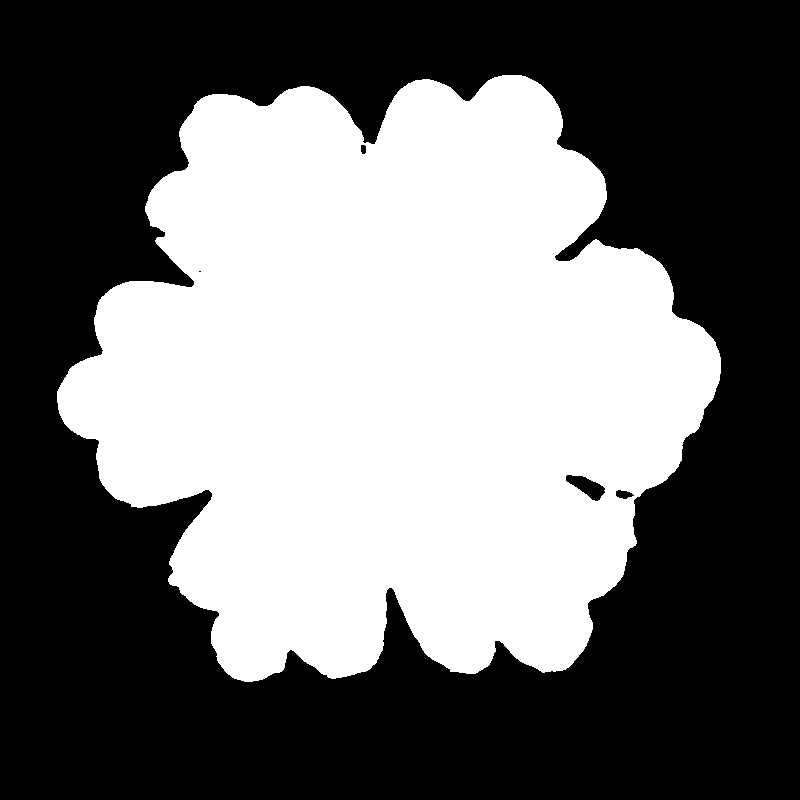
#> input picture server/mask.png, 800 x 800 px
$ python compairing.py
#> lines starting #> are read from the running program, lines starting #| are printed output that depends on the picture; after the words box and inside, x2 and y2 are one past the last pixel; in counts of white or black regions, pixels touching at a corner belong together
import numpy as np
import cv2

mask = cv2.imread("mask.png", 0)
#> mask: shape (800, 800); 43.5% white; 1 white region, box (x1, y1, x2, y2) and area: (57, 75, 721, 682) 278574
photo = cv2.imread("cookie_changed.jpg", 1)
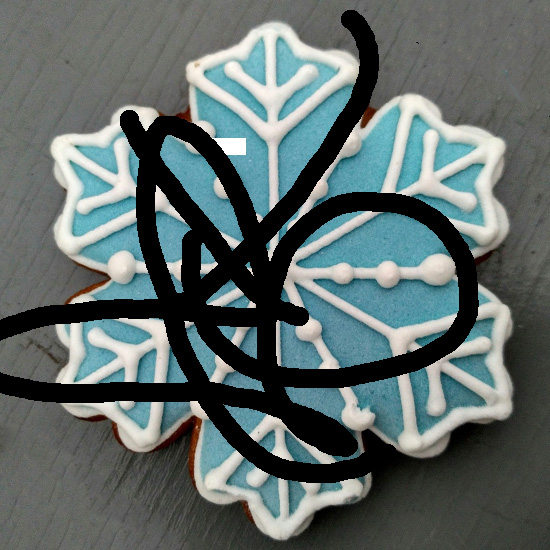
#> input picture server/cookie_changed.jpg, 550 x 550 px
#> photo is the input picture: shape (550, 550, 3); mean B, G, R 105.8, 106.8, 94.5


threshlevel_read = open('threshlevel.txt', 'r')
#> (reads server/threshlevel.txt from the repository)
threshlevel = threshlevel_read.read()
compairing_result = open('compairing_result.txt', 'w')

gray = cv2.cvtColor(photo, cv2.COLOR_BGR2GRAY)
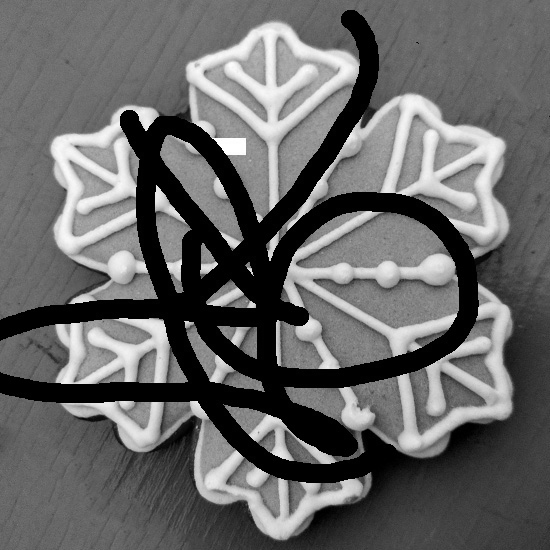
#> gray: shape (550, 550); min 0, max 255, mean 103
ret,thresh = cv2.threshold(gray,int(threshlevel),255,cv2.THRESH_BINARY)
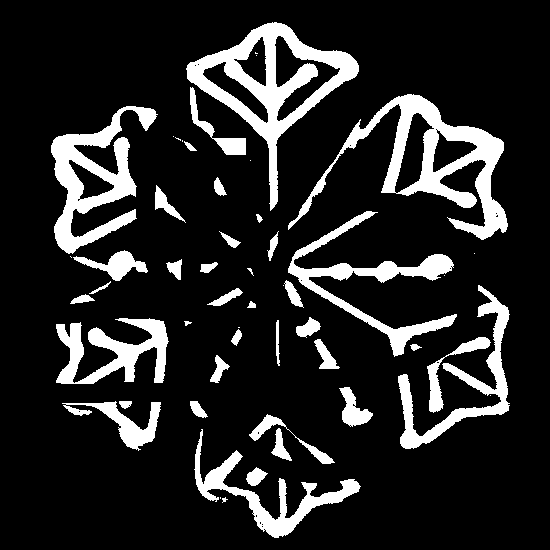
#> thresh: shape (550, 550); 15% white; 52 white regions (15 under 20 px), largest, box (x1, y1, x2, y2) and area: (186, 22, 359, 211) 7759, (288, 94, 508, 240) 7619, (51, 106, 158, 254) 5694
#> ret = 182
kernel1 = np.ones((4,4),np.uint8)
opening = cv2.morphologyEx(thresh, cv2.MORPH_OPEN, kernel1)
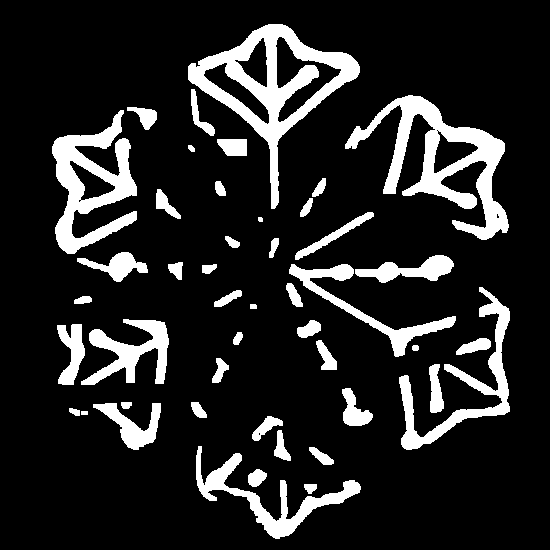
#> opening: shape (550, 550); 14.5% white; 46 white regions, largest, box (x1, y1, x2, y2) and area: (188, 24, 360, 209) 7720, (345, 95, 509, 240) 7098, (52, 110, 137, 254) 5290
median = cv2.medianBlur(opening,7)
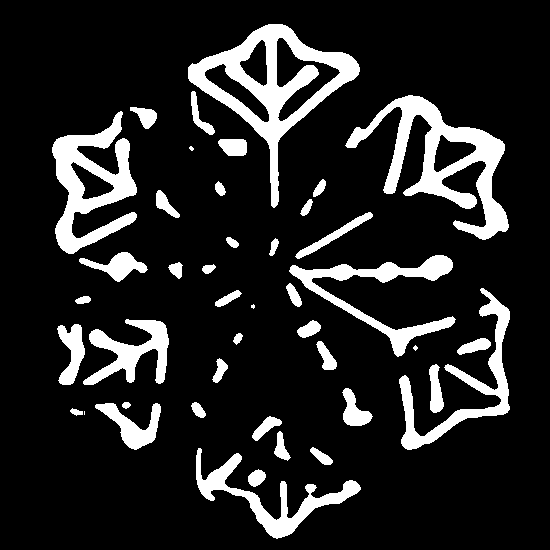
#> median: shape (550, 550); 14.3% white; 43 white regions (4 under 20 px), largest, box (x1, y1, x2, y2) and area: (188, 24, 360, 208) 7770, (345, 95, 509, 240) 7111, (52, 111, 137, 254) 5293
mask_from_photo = median

cv2.imshow("mask", mask)
cv2.imshow("photo", median)

ret = cv2.matchShapes(mask,median,1,0.0)
#> ret = 0.0896

if ret < 0.01:
    answer = "yes"
else:
    answer = "no"

cv2.waitKey(0)

compairing_result.write(answer)
cv2.destroyAllWindows()
threshlevel_read.close()
compairing_result.close()
